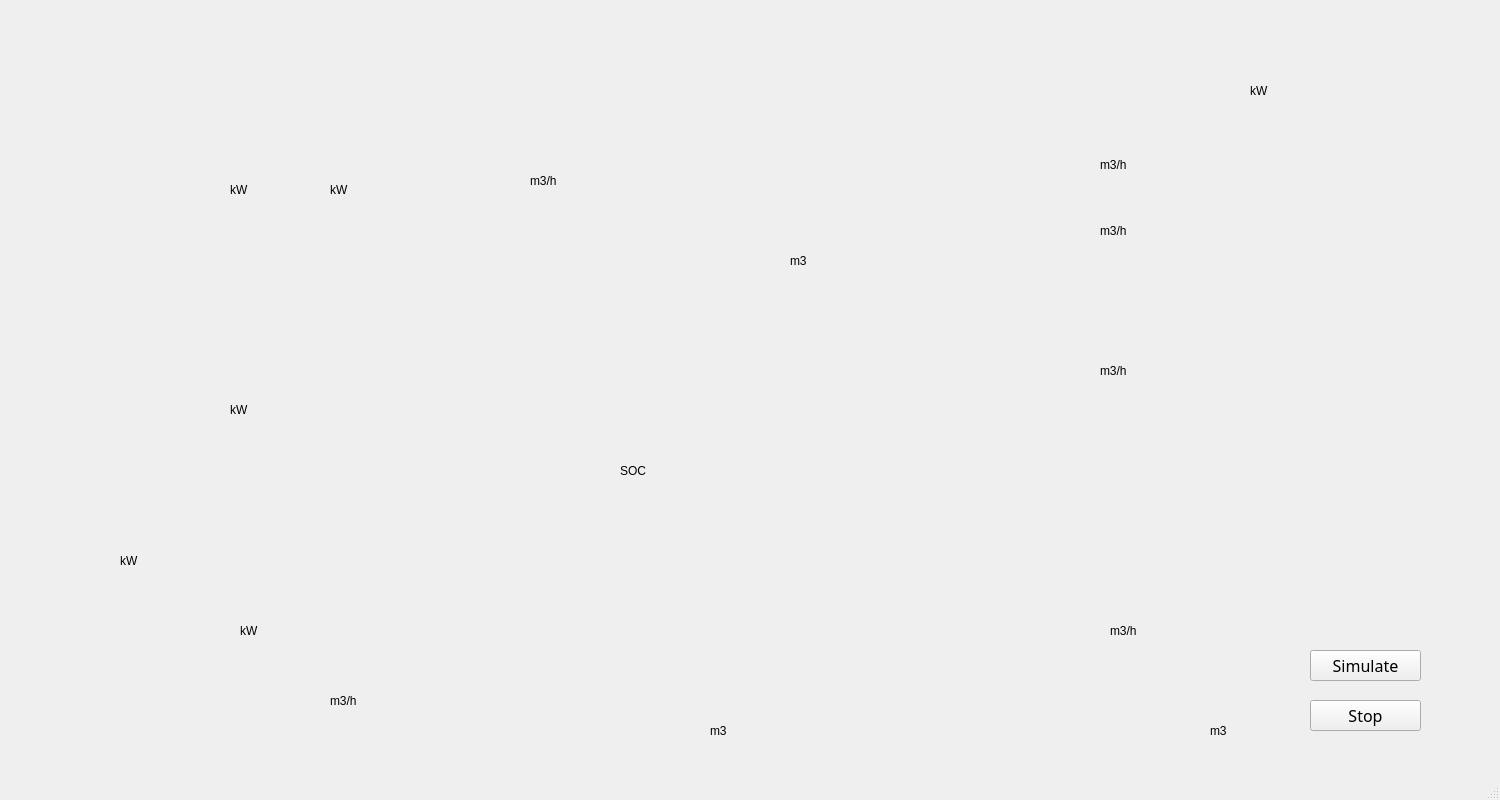
<?xml version="1.0" encoding="UTF-8"?>
<ui version="4.0">
 <class>MainWindow</class>
 <widget class="QMainWindow" name="MainWindow">
  <property name="geometry">
   <rect>
    <x>0</x>
    <y>0</y>
    <width>1500</width>
    <height>800</height>
   </rect>
  </property>
  <property name="windowTitle">
   <string>MainWindow</string>
  </property>
  <property name="windowOpacity">
   <double>1.000000000000000</double>
  </property>
  <widget class="QWidget" name="centralwidget">
   <widget class="QLabel" name="bg">
    <property name="geometry">
     <rect>
      <x>0</x>
      <y>0</y>
      <width>1500</width>
      <height>800</height>
     </rect>
    </property>
    <property name="text">
     <string/>
    </property>
    <property name="pixmap">
     <pixmap>schematic.png</pixmap>
    </property>
    <property name="scaledContents">
     <bool>true</bool>
    </property>
   </widget>
   <widget class="QPushButton" name="start">
    <property name="geometry">
     <rect>
      <x>1310</x>
      <y>650</y>
      <width>111</width>
      <height>31</height>
     </rect>
    </property>
    <property name="font">
     <font>
      <family>Microsoft YaHei</family>
      <pointsize>12</pointsize>
      <weight>50</weight>
      <italic>false</italic>
      <bold>false</bold>
      <underline>false</underline>
     </font>
    </property>
    <property name="text">
     <string>Simulate</string>
    </property>
   </widget>
   <widget class="QPushButton" name="stop">
    <property name="geometry">
     <rect>
      <x>1310</x>
      <y>700</y>
      <width>111</width>
      <height>31</height>
     </rect>
    </property>
    <property name="font">
     <font>
      <family>Microsoft YaHei</family>
      <pointsize>12</pointsize>
     </font>
    </property>
    <property name="text">
     <string>Stop</string>
    </property>
   </widget>
   <widget class="QLabel" name="pv">
    <property name="geometry">
     <rect>
      <x>230</x>
      <y>180</y>
      <width>61</width>
      <height>20</height>
     </rect>
    </property>
    <property name="text">
     <string>kW</string>
    </property>
   </widget>
   <widget class="QLabel" name="wt">
    <property name="geometry">
     <rect>
      <x>230</x>
      <y>400</y>
      <width>61</width>
      <height>20</height>
     </rect>
    </property>
    <property name="text">
     <string>kW</string>
    </property>
   </widget>
   <widget class="QLabel" name="bio_e">
    <property name="geometry">
     <rect>
      <x>240</x>
      <y>620</y>
      <width>61</width>
      <height>21</height>
     </rect>
    </property>
    <property name="text">
     <string>kW</string>
    </property>
   </widget>
   <widget class="QLabel" name="bio_h">
    <property name="geometry">
     <rect>
      <x>120</x>
      <y>550</y>
      <width>71</width>
      <height>21</height>
     </rect>
    </property>
    <property name="text">
     <string>kW</string>
    </property>
   </widget>
   <widget class="QLabel" name="bio_co2">
    <property name="geometry">
     <rect>
      <x>330</x>
      <y>690</y>
      <width>71</width>
      <height>21</height>
     </rect>
    </property>
    <property name="text">
     <string>m3/h</string>
    </property>
   </widget>
   <widget class="QLabel" name="co2_buffer_tank">
    <property name="geometry">
     <rect>
      <x>710</x>
      <y>720</y>
      <width>71</width>
      <height>21</height>
     </rect>
    </property>
    <property name="text">
     <string>m3</string>
    </property>
   </widget>
   <widget class="QLabel" name="battery_soc">
    <property name="geometry">
     <rect>
      <x>620</x>
      <y>460</y>
      <width>71</width>
      <height>21</height>
     </rect>
    </property>
    <property name="text">
     <string>SOC</string>
    </property>
   </widget>
   <widget class="QLabel" name="h2_buffer">
    <property name="geometry">
     <rect>
      <x>790</x>
      <y>250</y>
      <width>71</width>
      <height>21</height>
     </rect>
    </property>
    <property name="text">
     <string>m3</string>
    </property>
   </widget>
   <widget class="QLabel" name="h2_tank">
    <property name="geometry">
     <rect>
      <x>1210</x>
      <y>720</y>
      <width>71</width>
      <height>21</height>
     </rect>
    </property>
    <property name="text">
     <string>m3</string>
    </property>
   </widget>
   <widget class="QLabel" name="quantafuel_in">
    <property name="geometry">
     <rect>
      <x>1100</x>
      <y>360</y>
      <width>71</width>
      <height>21</height>
     </rect>
    </property>
    <property name="text">
     <string>m3/h</string>
    </property>
   </widget>
   <widget class="QLabel" name="Metha_co2_in">
    <property name="geometry">
     <rect>
      <x>1100</x>
      <y>220</y>
      <width>81</width>
      <height>21</height>
     </rect>
    </property>
    <property name="text">
     <string>m3/h</string>
    </property>
   </widget>
   <widget class="QLabel" name="metha_h2_in">
    <property name="geometry">
     <rect>
      <x>1100</x>
      <y>160</y>
      <width>35</width>
      <height>10</height>
     </rect>
    </property>
    <property name="text">
     <string>m3/h</string>
    </property>
   </widget>
   <widget class="QLabel" name="h2_storage_in">
    <property name="geometry">
     <rect>
      <x>1110</x>
      <y>620</y>
      <width>51</width>
      <height>21</height>
     </rect>
    </property>
    <property name="text">
     <string>m3/h</string>
    </property>
   </widget>
   <widget class="QLabel" name="elec_in">
    <property name="geometry">
     <rect>
      <x>330</x>
      <y>180</y>
      <width>61</width>
      <height>20</height>
     </rect>
    </property>
    <property name="text">
     <string>kW</string>
    </property>
   </widget>
   <widget class="QLabel" name="elec_out">
    <property name="geometry">
     <rect>
      <x>530</x>
      <y>170</y>
      <width>71</width>
      <height>21</height>
     </rect>
    </property>
    <property name="text">
     <string>m3/h</string>
    </property>
   </widget>
   <widget class="QLabel" name="meth_electricity_in">
    <property name="geometry">
     <rect>
      <x>1250</x>
      <y>80</y>
      <width>71</width>
      <height>21</height>
     </rect>
    </property>
    <property name="text">
     <string>kW</string>
    </property>
   </widget>
  </widget>
  <widget class="QMenuBar" name="menubar">
   <property name="geometry">
    <rect>
     <x>0</x>
     <y>0</y>
     <width>1500</width>
     <height>18</height>
    </rect>
   </property>
  </widget>
  <widget class="QStatusBar" name="statusbar"/>
 </widget>
 <resources/>
 <connections/>
</ui>
